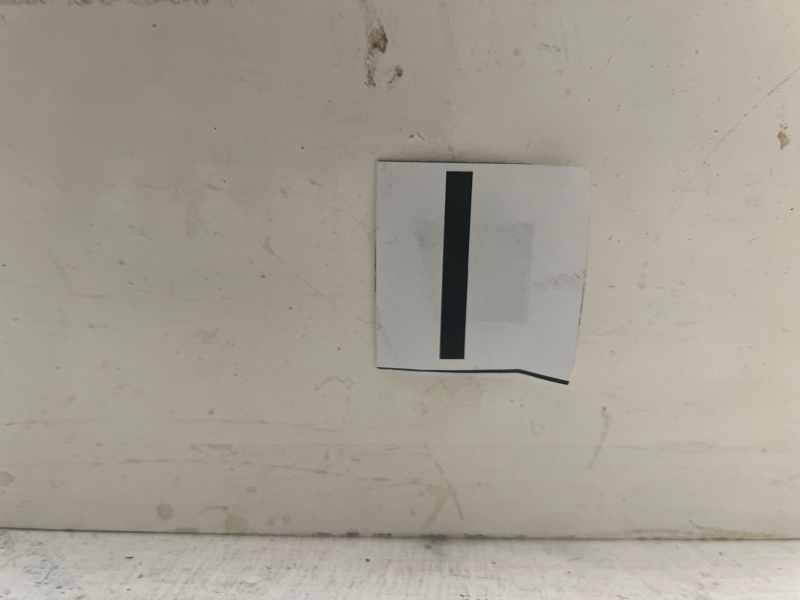
#> input picture fotos/I.jpg, 1600 x 1200 px, given in place of x-raw, format=BGR ! appsink, which was not available (shown at 1/2 size)
$ python dual_color_detection.py
#> lines starting #> are read from the running program, lines starting #| are printed output that depends on the picture; pictures that were not available may be replaced by others from this repository, and a replacement may not be noted
import cv2
import numpy as np

def get_color_name(image):
    hsv = cv2.cvtColor(image, cv2.COLOR_BGR2HSV)

    redLow1 = np.array([0, 120, 70])
    redHigh1 = np.array([10, 255, 255])
    redLow2 = np.array([170, 120, 70])
    redHigh2 = np.array([180, 255, 255])

    yellowLow = np.array([20, 100, 100])
    yellowHigh = np.array([35, 255, 255])

    greenLow = np.array([36, 80, 80])
    greenHigh = np.array([89, 255, 255])

    redMask = cv2.inRange(hsv, redLow1, redHigh1) + cv2.inRange(hsv, redLow2, redHigh2)
    yellowMask = cv2.inRange(hsv, yellowLow, yellowHigh)
    greenMask = cv2.inRange(hsv, greenLow, greenHigh)

    redCount = np.count_nonzero(redMask)
    yellowCount = np.count_nonzero(yellowMask)
    greenCount = np.count_nonzero(greenMask)

    threshold = 0.01 * (image.shape[0] * image.shape[1])

    if redCount > threshold:
        return "🔴 RED"
    elif yellowCount > threshold:
        return "🟡 YELLOW"
    elif greenCount > threshold:
        return "🟢 GREEN"
    else:
        return "⚪️ NONE"

def gstreamer_pipeline(sensor_id=0, capture_width=1280, capture_height=720, display_width=224, display_height=224, framerate=30):
    return (
        f"nvarguscamerasrc sensor-id={sensor_id} ! "
        f"video/x-raw(memory:NVMM), width={capture_width}, height={capture_height}, "
        f"format=NV12, framerate={framerate}/1 ! "
        f"nvvidconv flip-method=2 ! "
        f"video/x-raw, width={display_width}, height={display_height}, format=BGRx ! "
        f"videoconvert ! video/x-raw, format=BGR ! appsink"
    )

cam0 = cv2.VideoCapture(gstreamer_pipeline(0), cv2.CAP_GSTREAMER)
cam1 = cv2.VideoCapture(gstreamer_pipeline(1), cv2.CAP_GSTREAMER)

if not cam0.isOpened() or not cam1.isOpened():
    print("❌ No se pudieron abrir una o ambas cámaras")
    exit()

print("✅ Cámaras abiertas. Presiona Ctrl+C para salir.")

try:
    while True:
        ret0, frame0 = cam0.read()
#> frame0 is the input picture: shape (1200, 1600, 3); mean B, G, R 147, 158.2, 163.7
        ret1, frame1 = cam1.read()

        if not ret0 or not ret1:
            print("❌ Error capturando imagen")
            break

        # Rota las imágenes 180°
        frame0 = cv2.rotate(frame0, cv2.ROTATE_180)
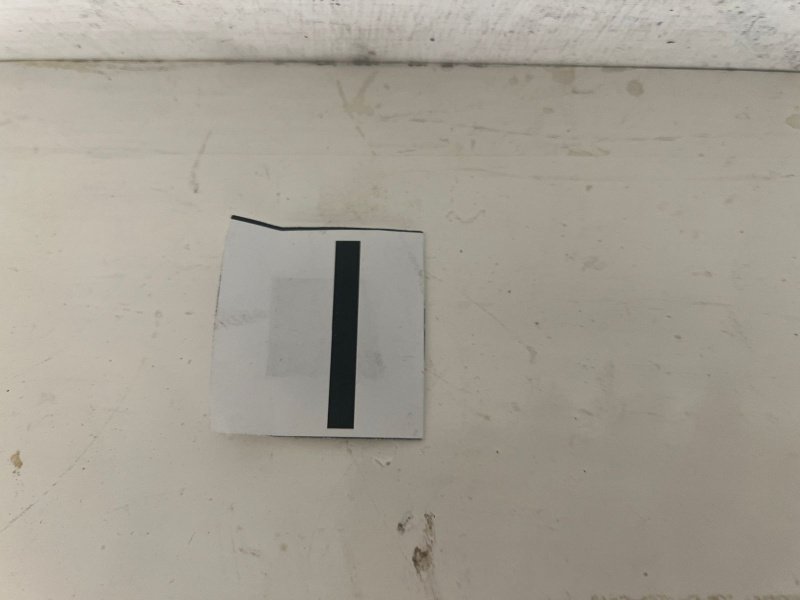
#> frame0: shape (1200, 1600, 3) (shown at 1/2 size); mean B, G, R 147, 158.2, 163.7
        frame1 = cv2.rotate(frame1, cv2.ROTATE_180)

        color0 = get_color_name(frame0)
#> in get_color_name, `hsv = cv2.cvtColor(image, cv2.COLOR_BGR2HSV)`: hsv: shape (1200, 1600, 3); mean H, S, V 21.1, 26.7, 163.8
#> in get_color_name, `redMask = cv2.inRange(hsv, redLow1, redHigh1) + cv2.inRange(hsv, redLo..`: redMask: shape (1200, 1600); every value is 0
#> in get_color_name, `redCount = np.count_nonzero(redMask)`: redCount = 0
#> color0 = '⚪️ NONE'
        color1 = get_color_name(frame1)
#> color1 = '⚪️ NONE'

        print(f"[Cam0] {color0} | [Cam1] {color1}")
#| [Cam0] ⚪️ NONE | [Cam1] ⚪️ NONE

except KeyboardInterrupt:
    print("🛑 Detección interrumpida por el usuario")

cam0.release()
cam1.release()

$ run again, on fotos/U.jpg
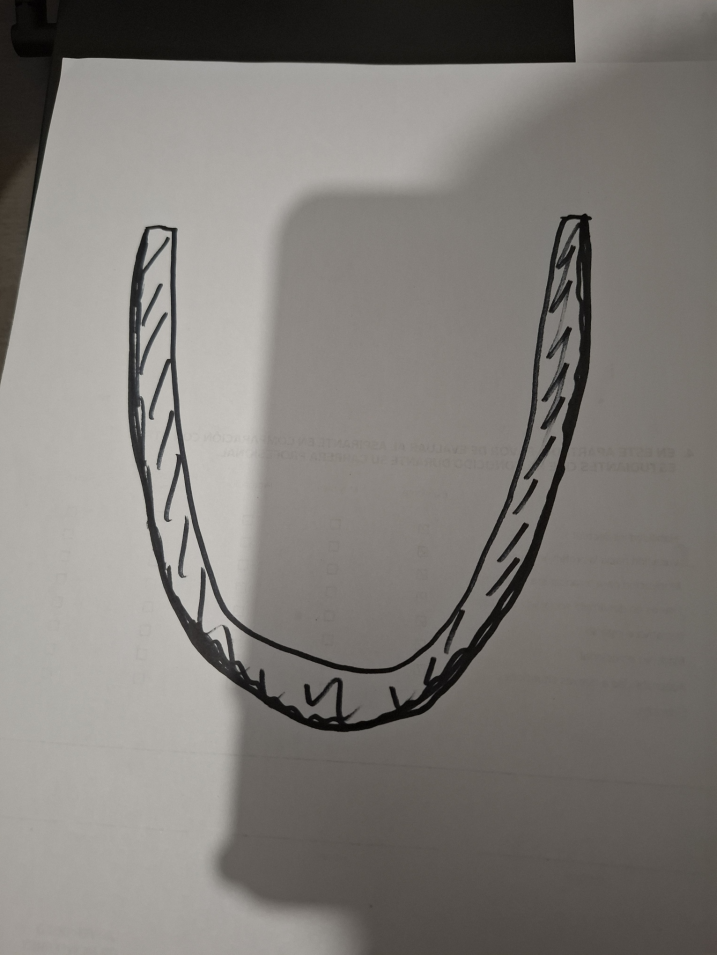
#> input picture fotos/U.jpg, 1433 x 1910 px, given in place of x-raw, format=BGR ! appsink, which was not available (shown at 1/2 size)
#> frame0 is the input picture: shape (1910, 1433, 3); mean B, G, R 119.5, 123.8, 127.5
#> `frame0 = cv2.rotate(frame0, cv2.ROTATE_180)`:
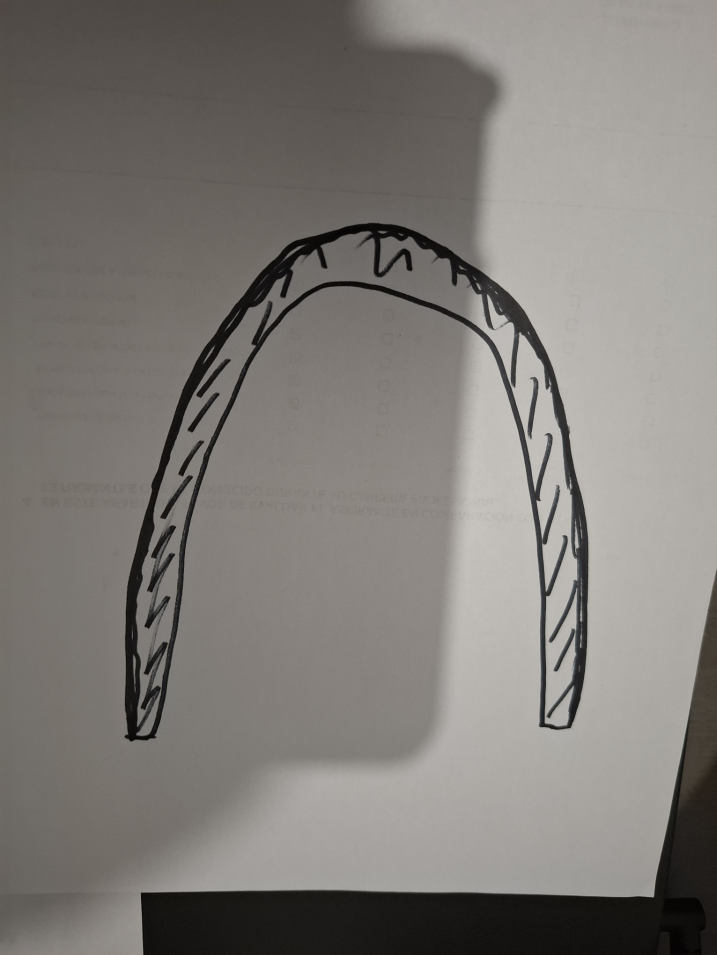
#> frame0: shape (1910, 1433, 3) (shown at 1/2 size); mean B, G, R 119.5, 123.8, 127.5
#> hsv: shape (1910, 1433, 3); mean H, S, V 17.9, 19.1, 127.5
#> redMask: shape (1910, 1433); every value is 0
#> redCount = 0
#> color0 = '⚪️ NONE'
#| [Cam0] ⚪️ NONE | [Cam1] ⚪️ NONE
